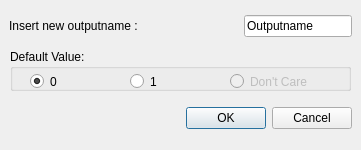
<?xml version="1.0" encoding="UTF-8"?>
<ui version="4.0">
 <class>outputnameselect</class>
 <widget class="QDialog" name="outputnameselect">
  <property name="geometry">
   <rect>
    <x>0</x>
    <y>0</y>
    <width>361</width>
    <height>150</height>
   </rect>
  </property>
  <property name="minimumSize">
   <size>
    <width>361</width>
    <height>150</height>
   </size>
  </property>
  <property name="maximumSize">
   <size>
    <width>361</width>
    <height>150</height>
   </size>
  </property>
  <property name="windowTitle">
   <string>Outputname</string>
  </property>
  <layout class="QVBoxLayout">
   <property name="spacing">
    <number>6</number>
   </property>
   <property name="margin">
    <number>9</number>
   </property>
   <item>
    <layout class="QHBoxLayout">
     <property name="spacing">
      <number>6</number>
     </property>
     <property name="margin">
      <number>0</number>
     </property>
     <item>
      <widget class="QLabel" name="label">
       <property name="text">
        <string>Insert new outputname :</string>
       </property>
      </widget>
     </item>
     <item>
      <spacer>
       <property name="orientation">
        <enum>Qt::Horizontal</enum>
       </property>
       <property name="sizeHint" stdset="0">
        <size>
         <width>40</width>
         <height>20</height>
        </size>
       </property>
      </spacer>
     </item>
     <item>
      <widget class="QLineEdit" name="lineEditOutput">
       <property name="text">
        <string>Outputname</string>
       </property>
      </widget>
     </item>
    </layout>
   </item>
   <item>
    <layout class="QHBoxLayout" name="horizontalLayout">
     <item>
      <widget class="QGroupBox" name="groupBox">
       <property name="minimumSize">
        <size>
         <width>150</width>
         <height>42</height>
        </size>
       </property>
       <property name="maximumSize">
        <size>
         <width>341</width>
         <height>42</height>
        </size>
       </property>
       <property name="title">
        <string>Default Value:</string>
       </property>
       <widget class="QRadioButton" name="out0radioButton">
        <property name="geometry">
         <rect>
          <x>20</x>
          <y>20</y>
          <width>51</width>
          <height>25</height>
         </rect>
        </property>
        <property name="toolTip">
         <string>Set Output Value in States to 0.</string>
        </property>
        <property name="text">
         <string>0</string>
        </property>
        <property name="checked">
         <bool>true</bool>
        </property>
       </widget>
       <widget class="QRadioButton" name="out1radioButton">
        <property name="geometry">
         <rect>
          <x>120</x>
          <y>20</y>
          <width>41</width>
          <height>25</height>
         </rect>
        </property>
        <property name="toolTip">
         <string>Set Output Value in States to 1.</string>
        </property>
        <property name="text">
         <string>1</string>
        </property>
       </widget>
       <widget class="QRadioButton" name="outDontCareradioButton">
        <property name="enabled">
         <bool>false</bool>
        </property>
        <property name="geometry">
         <rect>
          <x>220</x>
          <y>20</y>
          <width>111</width>
          <height>25</height>
         </rect>
        </property>
        <property name="toolTip">
         <string>Not Yet implemented. </string>
        </property>
        <property name="text">
         <string>Don't Care</string>
        </property>
        <property name="checkable">
         <bool>false</bool>
        </property>
       </widget>
      </widget>
     </item>
    </layout>
   </item>
   <item>
    <layout class="QHBoxLayout">
     <property name="spacing">
      <number>6</number>
     </property>
     <property name="margin">
      <number>0</number>
     </property>
     <item>
      <spacer>
       <property name="orientation">
        <enum>Qt::Horizontal</enum>
       </property>
       <property name="sizeHint" stdset="0">
        <size>
         <width>131</width>
         <height>31</height>
        </size>
       </property>
      </spacer>
     </item>
     <item>
      <widget class="QPushButton" name="okButton">
       <property name="text">
        <string>OK</string>
       </property>
      </widget>
     </item>
     <item>
      <widget class="QPushButton" name="cancelButton">
       <property name="text">
        <string>Cancel</string>
       </property>
      </widget>
     </item>
    </layout>
   </item>
  </layout>
 </widget>
 <tabstops>
  <tabstop>lineEditOutput</tabstop>
  <tabstop>okButton</tabstop>
  <tabstop>cancelButton</tabstop>
 </tabstops>
 <resources/>
 <connections>
  <connection>
   <sender>okButton</sender>
   <signal>clicked()</signal>
   <receiver>outputnameselect</receiver>
   <slot>accept()</slot>
   <hints>
    <hint type="sourcelabel">
     <x>257</x>
     <y>60</y>
    </hint>
    <hint type="destinationlabel">
     <x>96</x>
     <y>97</y>
    </hint>
   </hints>
  </connection>
  <connection>
   <sender>cancelButton</sender>
   <signal>clicked()</signal>
   <receiver>outputnameselect</receiver>
   <slot>reject()</slot>
   <hints>
    <hint type="sourcelabel">
     <x>350</x>
     <y>60</y>
    </hint>
    <hint type="destinationlabel">
     <x>179</x>
     <y>97</y>
    </hint>
   </hints>
  </connection>
 </connections>
</ui>
